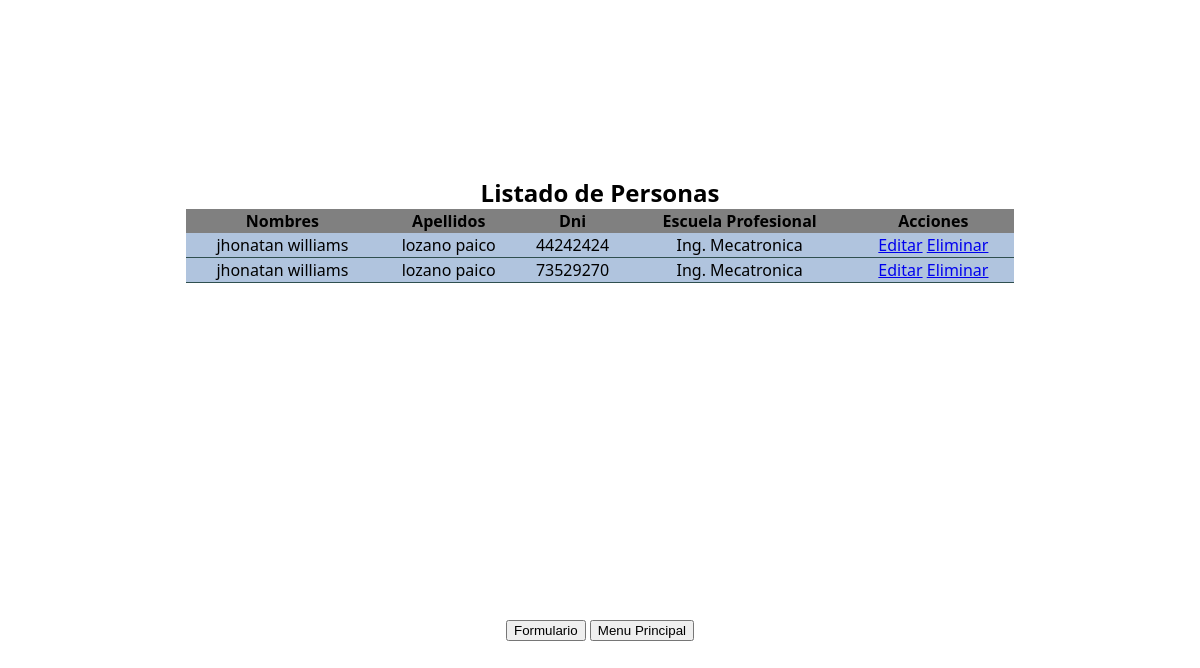
Screenshot of /tesista/listar.php with the database file from the repository.
### tables this page shows
CREATE TABLE `tesista` (
  `id` int(11) NOT NULL,
  `apellidos` varchar(64) NOT NULL,
  `nombres` varchar(64) NOT NULL,
  `dni` char(8) NOT NULL,
  `escuela_profesional` varchar(64) NOT NULL,
  `estado` tinyint(1) NOT NULL DEFAULT 1
);

### tesista/listar.php (the view, shortened to what this page needs)
<!DOCTYPE html>
<html lang="en">
<head>
</head>
<body>
    <table >
        <caption>Listado de Personas</caption>
        <thead>
            <tr>
                <th>Nombres</th>
                <th>Apellidos</th>
                <th>Dni</th>
                <th>Escuela Profesional</th>
                <th>Acciones</th>
            </tr>
        </thead>
        <tbody>
            <?php
            $sql = "SELECT * FROM tesista where estado = 1 ";
            $objConn = new Conexion();
            $conn = $objConn->getConexion();
            $result = $conn->query($sql);
            if($result->num_rows > 0 ){
                while($fila= $result->fetch_assoc() ){
                    echo "<tr>";
                    echo "<td>".$fila["nombres"]."</td>";
                    echo "<td>".$fila["apellidos"]."</td>";
                    echo "<td>".$fila["dni"]."</td>";
                    echo "<td>".$fila["escuela_profesional"]."</td>";
                    echo "<td>
                            <a href='./editar.php?id=".$fila["id"]."'>Editar</a>
                            <a href='./eliminar.php?id=".$fila["id"]."'>Eliminar</a>
                            </td>";
                    echo "</tr>";
                }
            }else{
                echo "<tr> <td colspan='5'> 0  resultados </td></tr>";
            }?>
        </tbody>
    </table>
     <div>
        <a href="./formulario.php"><button>Formulario</button></a>
     <a href="./../index.php"><button>Menu Principal</button></a>
     </div>
</body>
</html>

### tesista/listar.php (style rules this page uses)
body { font-family: 'Segoe UI', Tahoma, Geneva, Verdana, sans-serif; height: 100vh; display: grid; place-items: center; }
caption { font-size: 1.5rem; font-weight: bold; }
table { width: 70%; border-collapse: collapse; }
thead { background-color: gray; border-radius: 1rem; }
tbody > tr { background-color: lightsteelblue; text-align: center; border-bottom: 1px solid darkslategray; border-radius: 1rem; }

### rows the page displays
tesista: nombres "jhonatan williams", apellidos "lozano paico", dni "44242424", escuela_profesional "Ing. Mecatronica"
tesista: nombres "jhonatan williams", apellidos "lozano paico", dni "73529270", escuela_profesional "Ing. Mecatronica"
